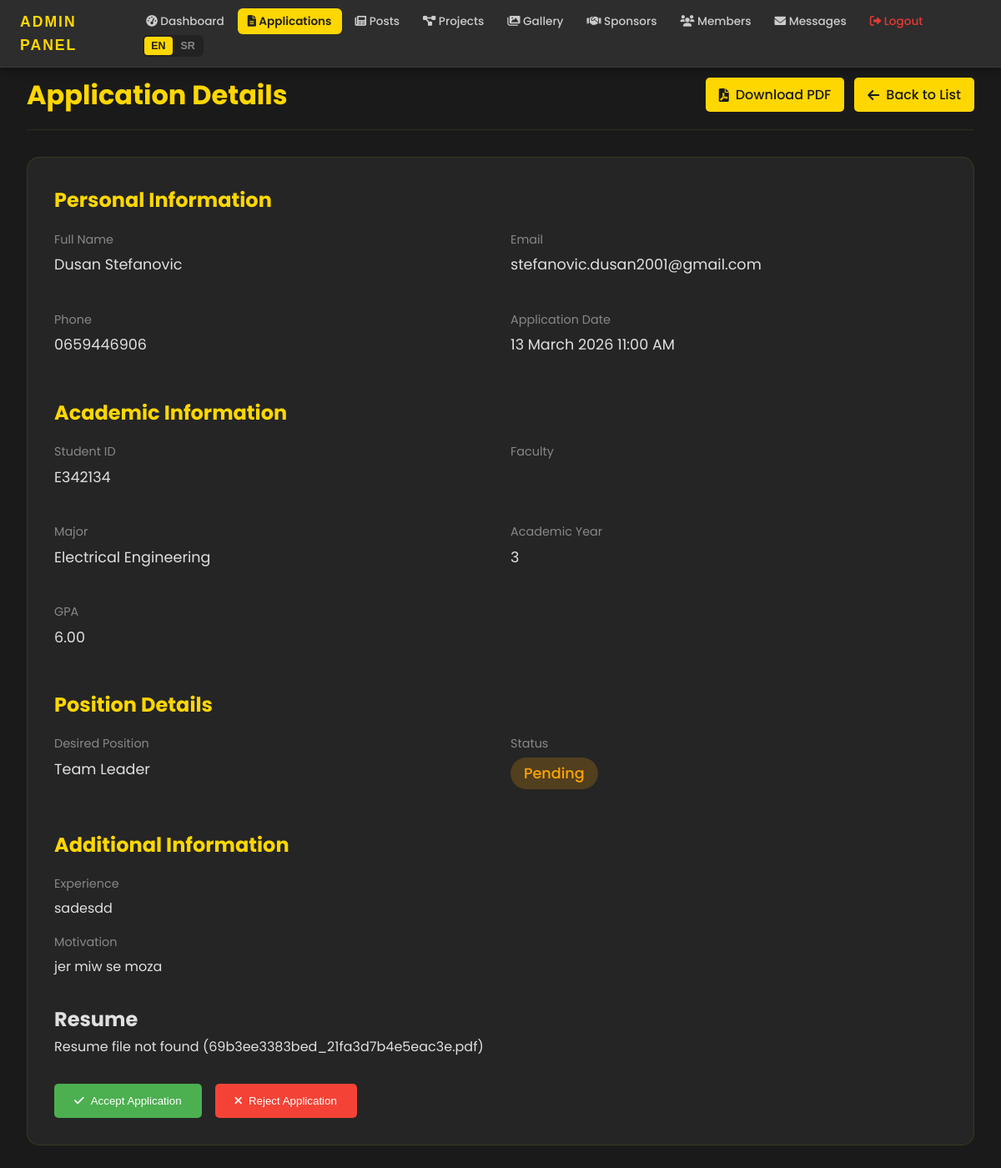
/public/admin/pages/application_details.php?id=1 (signed in), run on the app's committed database.
### tables this page shows
CREATE TABLE `applications` (
  `id` int(11) NOT NULL AUTO_INCREMENT,
  `first_name` varchar(50) NOT NULL,
  `last_name` varchar(50) NOT NULL,
  `email` varchar(100) NOT NULL,
  `phone` varchar(20) NOT NULL,
  `student_id` varchar(20) NOT NULL,
  `faculty` varchar(100) NOT NULL DEFAULT '',
  `major` varchar(50) NOT NULL,
  `academic_year` int(11) NOT NULL,
  `gpa` decimal(4,2) NOT NULL,
  `desired_position` varchar(50) NOT NULL,
  `experience` text DEFAULT NULL,
  `motivation` text NOT NULL,
  `resume_path` varchar(255) NOT NULL,
  `status` enum('pending','reviewing','accepted','rejected') DEFAULT 'pending',
  `created_at` timestamp NOT NULL DEFAULT current_timestamp(),
  `updated_at` timestamp NOT NULL DEFAULT current_timestamp() ON UPDATE current_timestamp(),
  PRIMARY KEY (`id`)
);

### public/admin/pages/application_details.php (the view, shortened to what this page needs)
<?php
require_once __DIR__ . '/../../../src/config/database.php';
try {
    $conn = new mysqli($servername, $username, $password, $dbname);
    $id = (int)$_GET['id'];
    $stmt = $conn->prepare("
        SELECT
            a.*,
            DATE_FORMAT(a.created_at, '%d %M %Y %h:%i %p') as formatted_date
        FROM applications a
        WHERE a.id = ?
    ");
    $stmt->bind_param("i", $id);
    $stmt->execute();
    $result = $stmt->get_result();
    $application = $result->fetch_assoc();
} catch (Exception $e) {
    $error = $e->getMessage();
}
?>
<!DOCTYPE html>
<html lang="en">
<head>
    <link rel="stylesheet" href="https://cdnjs.cloudflare.com/ajax/libs/font-awesome/6.0.0/css/all.min.css">
    <link rel="stylesheet" href="../../assets/css/application_details.css">
</head>
<body>
    <?php include __DIR__ . '/../components/admin_navbar.php'; ?>
    <div class="container">
        <div class="header">
            <h1>Application Details</h1>
            <div style="display: flex; gap: 0.75rem; align-items: center;">
                <button onclick="downloadApplicationPDF()" class="back-btn" style="border: none; cursor: pointer; font-family: inherit; font-size: inherit;">
                    <i class="fas fa-file-pdf"></i>
                    Download PDF
                </button>
                <a href="applications_list.php" class="back-btn">
                    <i class="fas fa-arrow-left"></i>
                    Back to List
                </a>
            </div>
        </div>
        <?php if (isset($error)): ?>
            <div class="error-message">
                <?php echo $error; ?>
            </div>
        <?php else: ?>
            <div class="application-details">
                <div class="detail-section">
                    <h2>Personal Information</h2>
                    <div class="detail-grid">
                        <div class="detail-item">
                            <label>Full Name</label>
                            <span><?php echo htmlspecialchars($application['first_name'] . ' ' . $application['last_name']); ?></span>
                        </div>
                        <div class="detail-item">
                            <label>Email</label>
                            <span><?php echo htmlspecialchars($application['email']); ?></span>
                        </div>
                        <div class="detail-item">
                            <label>Phone</label>
                            <span><?php echo htmlspecialchars($application['phone']); ?></span>
                        </div>
                        <div class="detail-item">
                            <label>Application Date</label>
                            <span><?php echo $application['formatted_date']; ?></span>
                        </div>
                    </div>
                </div>
                <div class="detail-section">
                    <h2>Academic Information</h2>
                    <div class="detail-grid">
                        <div class="detail-item">
                            <label>Student ID</label>
                            <span><?php echo htmlspecialchars($application['student_id']); ?></span>
                        </div>
                        <div class="detail-item">
                            <label>Faculty</label>
                        </div>
                        <div class="detail-item">
                            <label>Major</label>
                            <span><?php echo htmlspecialchars($application['major']); ?></span>
                        </div>
                        <div class="detail-item">
                            <label>Academic Year</label>
                            <span><?php echo htmlspecialchars($application['academic_year']); ?></span>
                        </div>
                        <div class="detail-item">
                            <label>GPA</label>
                            <span><?php echo htmlspecialchars($application['gpa']); ?></span>
                        </div>
                    </div>
                </div>
                <div class="detail-section">
                    <h2>Position Details</h2>
                    <div class="detail-grid">
                        <div class="detail-item">
                            <label>Desired Position</label>
                            <span><?php
                                if (isset($application['desired_position'])) {
                                    $position = $application['desired_position'];
                                    $positionText = match ($position) {
                                        'mechanical' => 'Mechanical Team',
                                        'electrical' => 'Electrical Team',
                                        'software' => 'Software Team',
                                        'marketing' => 'Marketing Team',
                                        default => htmlspecialchars($position)
                                    };
                                    echo $positionText;
                                } else {
                                    echo 'N/A';
                                }
                            ?></span>
                        </div>
                        <div class="detail-item">
                            <label>Status</label>
                            <span class="status-badge status-<?php echo $application['status']; ?>">
                                <?php echo ucfirst($application['status']); ?>
                            </span>
                        </div>
                    </div>
                </div>
                <div class="detail-section">
                    <h2>Additional Information</h2>
                    <div class="detail-item">
                        <label>Experience</label>
                        <p><?php echo nl2br(htmlspecialchars($application['experience'])); ?></p>
                    </div>
                    <div class="detail-item">
                        <label>Motivation</label>
                        <p><?php echo nl2br(htmlspecialchars($application['motivation'])); ?></p>
                    </div>
                </div>
                <?php if (isset($application['resume_path'])): ?>
                    <div class="document-section">
                        <h2>Resume</h2>
                        <?php
                            $resume_filename = basename($application['resume_path']);
                            $resume_full_path = __DIR__ . '/../../uploads/resumes/' . $resume_filename;
                            $resume_url = '../../view-resume.php?file=' . urlencode($resume_filename);
                            if (!empty($application['resume_path']) && file_exists($resume_full_path)):
                        ?>
                            <a href="<?php echo htmlspecialchars($resume_url); ?>" class="resume-link" target="_blank">
                                <i class="fas fa-file-pdf"></i>
                                View Resume
                            </a>
                        <?php else: ?>
                            <p>Resume file not found (<?php echo htmlspecialchars($resume_filename); ?>)</p>
                        <?php endif; ?>
                    </div>
                <?php endif; ?>
                <?php if ($application['status'] === 'pending'): ?>
                <div class="actions">
                    <button class="action-btn accept-btn" onclick="sendApplicationEmail(<?php echo $id; ?>, '<?php echo htmlspecialchars($application['email']); ?>', '<?php echo htmlspecialchars($application['first_name']); ?>', 'accept', '<?php echo htmlspecialchars($positionText); ?>')">
                        <i class="fas fa-check"></i>
                        Accept Application
                    </button>
                    <button class="action-btn reject-btn" onclick="sendApplicationEmail(<?php echo $id; ?>, '<?php echo htmlspecialchars($application['email']); ?>', '<?php echo htmlspecialchars($application['first_name']); ?>', 'reject', '<?php echo htmlspecialchars($positionText); ?>')">
                        <i class="fas fa-times"></i>
                        Reject Application
                    </button>
                </div>
                <?php endif; ?>
            </div>
        <?php endif; ?>
    </div>
</body>
</html>

### public/assets/css/application_details.css (style rules this page uses)
:root { --primary-color: #FFD700; --dark-bg: #1a1a1a; --text-light: #e0e0e0; --card-bg: rgba(255, 255, 255, 0.05); --error-color: #f44336; --success-color: #4CAF50; }
* { margin: 0; padding: 0; box-sizing: border-box; }
body { font-family: 'Poppins', sans-serif; background: var(--dark-bg); color: var(--text-light); line-height: 1.6; }
.container { max-width: 1200px; margin: 0 auto; padding: 2rem; }
.header { display: flex; justify-content: space-between; align-items: center; margin-bottom: 2rem; padding-bottom: 1rem; border-bottom: 1px solid rgba(255, 215, 0, 0.1); }
.header h1 { color: var(--primary-color); font-size: 2rem; }
.back-btn { background: var(--primary-color); color: var(--dark-bg); padding: 0.5rem 1rem; border-radius: 5px; text-decoration: none; display: flex; align-items: center; gap: 0.5rem; transition: all 0.3s ease; font-weight: 500; }
.application-details { background: var(--card-bg); border-radius: 15px; padding: 2rem; border: 1px solid rgba(255, 215, 0, 0.1); }
.detail-section { margin-bottom: 2rem; }
.detail-section h2 { color: var(--primary-color); margin-bottom: 1rem; font-size: 1.5rem; display: flex; align-items: center; gap: 0.5rem; }
.detail-grid { display: grid; grid-template-columns: repeat(2, 1fr); gap: 1.5rem; }
.detail-item { margin-bottom: 1rem; }
.detail-item label { display: block; color: #888; font-size: 0.9rem; margin-bottom: 0.3rem; }
.detail-item span { font-size: 1.1rem; }
.status-badge { display: inline-block; padding: 0.3rem 1rem; border-radius: 20px; font-size: 0.9rem; font-weight: 500; }
.status-pending { background: rgba(255, 165, 0, 0.2); color: #FFA500; }
.document-section { margin-top: 2rem; }
.actions { margin-top: 2rem; display: flex; gap: 1rem; }
.action-btn { padding: 0.8rem 1.5rem; border: none; border-radius: 5px; cursor: pointer; font-weight: 500; display: flex; align-items: center; gap: 0.5rem; transition: all 0.3s ease; }
.accept-btn { background: var(--success-color); color: white; }
.reject-btn { background: var(--error-color); color: white; }

### public/admin/components/admin_navbar.php (style rules this page uses)
body { padding-top: 56px; }

### data on the page
applications: first_name+last_name "Dusan Stefanovic", email "stefanovic.dusan2001@gmail.com", phone "0659446906", student "E342134", major "Electrical Engineering", academic_year "3", gpa "6.00", desired_position "Team Leader", status "Pending", experience "sadesdd", motivation "jer miw se moza", resume_path "69b3ee3383bed_21fa3d7b4e5eac3e.pdf"

### other printed values
$application['formatted_date'] "13 March 2026 11:00 AM"
